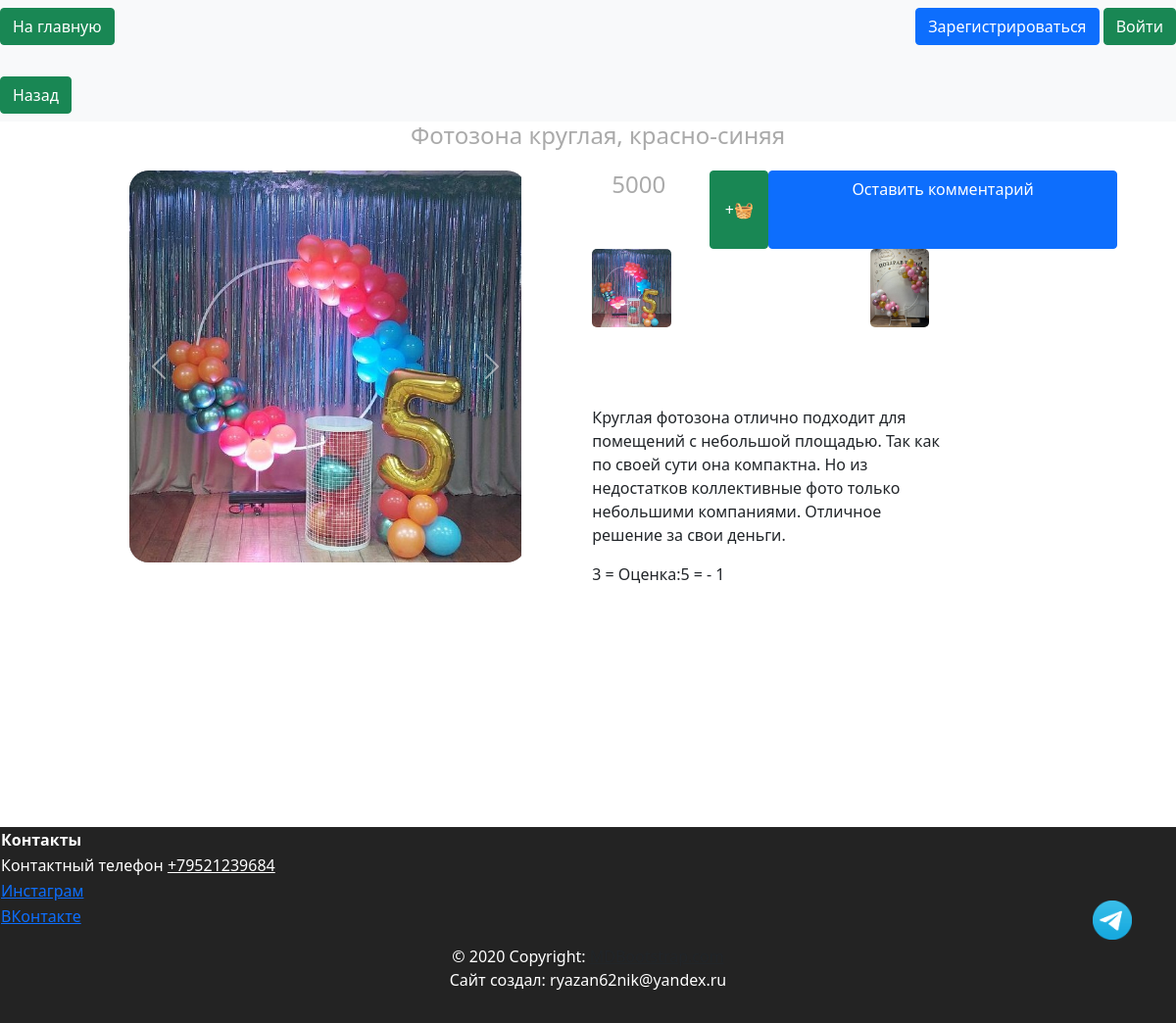
Screenshot of /show_product/1/1 with the database file from the repository.
### data/products_group.py (models this page shows, shortened)
class ProductGroup(SqlAlchemyBase, SerializerMixin):
    __tablename__ = 'product_group'
    id = sqlalchemy.Column(sqlalchemy.Integer,
                           primary_key=True, autoincrement=True)
    title = sqlalchemy.Column(sqlalchemy.String, nullable=True)
    description = sqlalchemy.Column(sqlalchemy.String, nullable=True)
    type = sqlalchemy.Column(sqlalchemy.Integer, sqlalchemy.ForeignKey("types.id"))
    type_relation = orm.relationship('Types')
    products = orm.relationship("Products", back_populates='product_group')
    comments = orm.relationship("Comments", back_populates='product_group')

### data/products.py (models this page shows, shortened)
class Products(SqlAlchemyBase, SerializerMixin):
    __tablename__ = 'products'
    id = sqlalchemy.Column(sqlalchemy.Integer,
                           primary_key=True, autoincrement=True)
    color = sqlalchemy.Column(sqlalchemy.String, nullable=True)
    sale = sqlalchemy.Column(sqlalchemy.Integer, nullable=True)
    cost = sqlalchemy.Column(sqlalchemy.Integer)
    remains = sqlalchemy.Column(sqlalchemy.Integer, nullable=True)
    img = sqlalchemy.Column(sqlalchemy.String, default='0_0_0_none.jpg')
    product_group_id = sqlalchemy.Column(sqlalchemy.Integer, sqlalchemy.ForeignKey("product_group.id"))
    product_group = orm.relationship('ProductGroup')
    category = orm.relationship("Category",
                                secondary="products_to_category",
                                backref="products")
    def get_img(self):
        return self.img.split(', ')

### data/comments.py (models this page shows, shortened)
class Comments(SqlAlchemyBase, SerializerMixin):
    __tablename__ = 'comments'
    id = sqlalchemy.Column(sqlalchemy.Integer,
                           primary_key=True, autoincrement=True)
    content = sqlalchemy.Column(sqlalchemy.String, nullable=True)
    plus = sqlalchemy.Column(sqlalchemy.String, nullable=True)
    minus = sqlalchemy.Column(sqlalchemy.String, nullable=True)
    mark = sqlalchemy.Column(sqlalchemy.Integer, nullable=True)
    product_group_id = sqlalchemy.Column(sqlalchemy.Integer, sqlalchemy.ForeignKey("product_group.id"))
    product_group = orm.relationship('ProductGroup')
    user_id = sqlalchemy.Column(sqlalchemy.Integer, sqlalchemy.ForeignKey("users.id"))
    user = orm.relationship('User')
    def show_data(self):
        return f'{self.id}\n{self.content}\tОценка:{self.mark}\t{self.plus}\n{self.minus}\n{self.product_group_id}'

### server.py (the view)
@app.route('/show_product/<int:product_group_id>/<int:product_id>', methods=['GET', 'POST'])
def show_product(product_group_id, product_id):
    db_sess = db_session.create_session()
    product_group = db_sess.query(ProductGroup).filter(ProductGroup.id == product_group_id).first()
    product = db_sess.query(Products).filter(Products.id == product_id).first()
    return render_template('pages/show_product.html', title='product', product=product, product_group=product_group)

### data/db_session.py (called while the page is built)
def create_session() -> Session:
    global __factory
    return __factory()

### templates/pages/show_product.html (shortened to what this page needs)
{% extends "base.html" %}
{% block content %}
<nav class="navbar navbar-light bg-light title-width">
    <a href="#" onclick="window.history.back()" class="btn btn-success"> Назад </a>
</nav>
<div class="show-product">
    <div class="show-product-title">
        <h4>{{product.product_group.title}}, {{product.color}}</h4>
    </div>
    <div class="show-product-img-place">
        {% if product.get_img()[0]%}
        <div id="carousel{{product.id}}" class="carousel slide" data-bs-ride="false">
            <div class="carousel-inner">
                <div class="carousel-item active">
                    <img class="d-block show-product-img" src="/static/img/products/{{product.get_img()[0]}}"
                         alt="{{product.get_img()[0]}}">
                </div>
            </div>
            <a class="carousel-control-prev" href="#carousel{{product.id}}" role="button" data-slide="prev">
                <span class="carousel-control-prev-icon" aria-hidden="true"></span>
            </a>
            <a class="carousel-control-next" href="#carousel{{product.id}}" role="button" data-slide="next">
                <span class="carousel-control-next-icon" aria-hidden="true"></span>
            </a>
        </div>
        {%else%}
        <img class="show-product-img" src="/static/img/products/none.jpg"
             alt="/static/img/products/{{product.get_img()[0]}}"/>
        {%endif%}
    </div>
    <div class="show-product-text-place">
        <div class="show-product-sub">
            <div><h4>{{product.cost}}</h4></div>
            <button class="btn btn-success"
                    onclick="addToBasket('{{ product.id }}'{% if current_user.is_authenticated %}, '{{current_user.id}}' {%endif%});">
                +🧺
            </button>
            <a href="/comment_product/{{product_group.id}}/{{ product.id }}" class="btn btn-primary">Оставить
                комментарий</a>
        </div>
        <div class="show-product-colors">
            {%for product_color in product_group.products%}
            <a href="/show_product/{{product_group.id}}/{{product_color.id}}">
                <img class="d-block show-product-little-img"
                     src="/static/img/products/{{product_color.get_img()[0]}}"
                     alt="{{product.color}}">
            </a>
            {%endfor%}
        </div>
        <div class="show-product-description">
            <div><p>{{product_group.description}}</p></div>
            <div>
                {%for comment in product_group.comments%}
                <div>{{comment.show_data()}}</div>
                {%endfor%}
            </div>
        </div>
    </div>
</div>
{% endblock %}

### templates/base.html (shortened to what this page needs)
<!doctype html>
<html lang="ru">
<head>
    <link rel="stylesheet" href="{{ url_for('static', filename='css/bootstrap.min.css') }}">
    <link rel="stylesheet" href="{{ url_for('static', filename='css/header.css') }}">
    <link rel="stylesheet" href="{{ url_for('static', filename='css/footer.css') }}">
    <link rel="stylesheet" href="{{ url_for('static', filename='css/style.css') }}">
    <link rel="stylesheet" href="{{ url_for('static', filename='css/mystyle.css') }}">
    <link rel="stylesheet" href="{{ url_for('static', filename='css/index.css') }}">
</head>
<body>
{% include 'includes/header.html' %}
<div class="my-container">
    <main>
        {% block content %}
        {% endblock %}
    </main>
    {% include 'includes/footer.html' %}
</div>
<a href="https://t.me/Ok_se_96" target="_blank">
    <div class="tg-button"></div>
</a>
</body>
</html>

### templates/includes/header.html
<header>
    <nav class="navbar navbar-light bg-light">
        <p align="right">
            <a href="/index" class="btn btn-success"> На главную </a>
        </p>
        {% if current_user.is_authenticated %}
        <p align="right">
            <a class="navbar-brand" href="/logout">{{ current_user.name }}</a>
            {% if current_user.admin%}
            <a class="btn btn-primary btn btn-outline-info mr-2" href="/admin/products">Админ панель</a>
            {% endif %}
            {% else %}
        <p align="right">
            <a class="btn btn-primary " href="/register">Зарегистрироваться</a>
            <a class="btn btn-success" href="/login">Войти</a>
        </p>
        {% endif %}
    </nav>
</header>

### templates/includes/footer.html
<footer class="bg-body-tertiary text-center text-lg-start">
    <table>
        <tr>
            <th>Контакты</th>
        </tr>
        <tr>
            <td>Контактный телефон <a href="tel:+79521239684" style="color:#FFFFFF">+79521239684</a></td>
        </tr>
        <tr>
            <td><a href="https://www.instagram.com/b_decor_e?igsh=b2hqcHRpaGV5bGYx&utm_source=qr" target="_blank">Инстаграм</a>
            </td>
        </tr>
        <tr>
            <td><a href="https://vk.com/ok_se_96" target="_blank">ВКонтакте</a>
            </td>
        </tr>
    </table>
    <div class="text-center p-3">
        © 2020 Copyright:
        <a class="text-body" href="https://mdbootstrap.com/">MDBootstrap.com</a>
        <p>Сайт создал: ryazan62nik@yandex.ru</p>
    </div>
</footer>

### static/css/header.css (style rules this page uses)
:root { --main-color: #0179FA; --second-color: white; }

### static/css/footer.css (style rules this page uses)
:root { --main-color: #111111; --second-color: white; }
footer { background-color: var(--main-color); }

### static/css/style.css (style rules this page uses)
:root { --main-color: #0179FA; --second-color: #ffffff; --thirdly_color: #629ee3; }
body { background-color: var(--second-color); }

### static/css/mystyle.css (style rules this page uses)
html { --firstly-color: white; --secondary-color: rgba(91, 82, 212, 0.837); --thirdly-color: rgb(99, 96, 105); --fourly-color: rgb(144, 182, 242); --black: rgb(35, 35, 35); --dark-blue: #12191D; --white: #FFFFFF; --green: #33FF00; --caribbean: #00E197; --light-green: #8EEF8C; --turquoise: #12EEFF; --pink: #F053D5; --red: #FE785A; --gray-900: #0C1114; --gray-700: #242A2C; --gray-650: #495257; --gray-600: #424B4F; --gray-500: #495257; --gray-300: #8D979E; --gray-200: #ACB4B9; --gray-150: #AEB6BB; --gray-100: #EEF1F3; --gray-50: #F6F8F9; --framing: black; --text-color: white; }
main { flex: 1; min-width: 95%; justify-content: center; display: block; margin: 0 auto; text-align: left; }
body { min-height: 100vh; position: relative; }
footer { position: absolute; bottom: -200px; width: 100%; }
.my-container { min-width: 100%; }
h4 { padding-left: 20px; color: #aaaaaa; }
footer { clear: both; padding: 0; background: var(--black); color: #FFFFFF; overflow: hidden; min-width: 100; }
.title-width { min-width: 100%; }
body { margin: 0; padding: 0; text-align: center; }
.show-product { width: 90vw; height: 90vh; margin: auto; display: grid; grid-template-columns: auto auto; grid-template-rows: 50px auto; gap:10; grid-auto-flow: column; }
.show-product-title { grid-column: 1 / -1; grid-row: 1; margin-right:auto; margin-left:auto; }
.show-product-img-place { grid-column: 1; grid-row: 2; width: 50vh; height: 50vh; background-color: var(--thirdly-color); border-radius: 20px; margin-right:auto; margin-left:auto; }
.show-product-img { height: 50vh; border-radius: 20px; object-fit: cover; }
.show-product-text-place { display: grid; grid-template-rows: 10vh 20vh auto; gap:10; }
.show-product-sub { display: grid; grid-template-columns: 10vw 5vw; gap:10; grid-auto-flow: column; }
.show-product-colors { display: grid; gap:10px; grid-auto-flow: column; justify-items: start; }
.show-product-little-img { height: 10vh; border-radius: 5px; object-fit: cover; }
.show-product-description { max-width: 30vw; }
.tg-button { display: block; position: fixed; bottom: 10vh; right: 5vh; width: 5vh; height: 5vh; border: none; background-image: url(../img/system/tg_logo.png); background-size: cover; margin: 5px 5px; }

### rows the page displays
ProductGroup: product_group "Фотозона круглая", description "Круглая фотозона отлично подходит для помещений с небольшой площадью. Так как по своей сути она компактна. Но из недостатков коллективные фото только небольшими компаниями. Отличное решение за свои деньги."
Products: color "красно-синяя", img (picture), cost "5000"
Products: shows a picture
Comments: show_data "3 = Оценка:5 = - 1"
